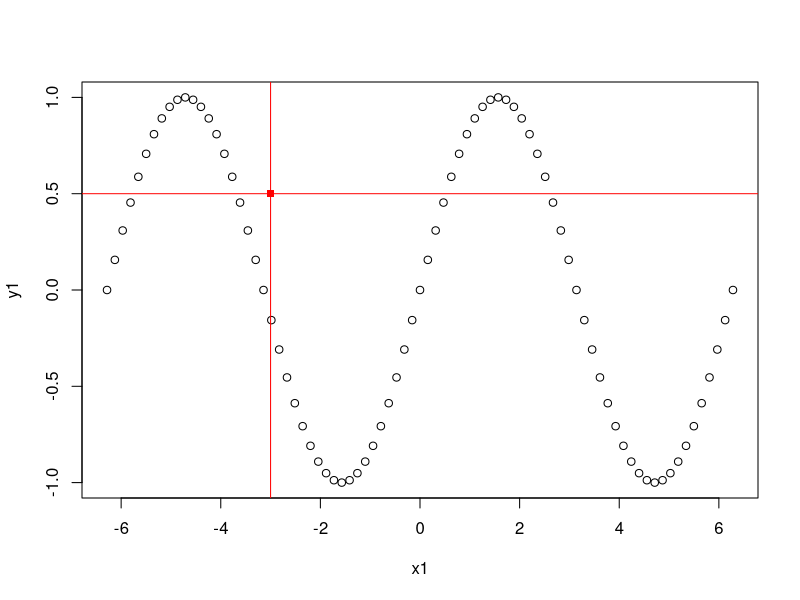
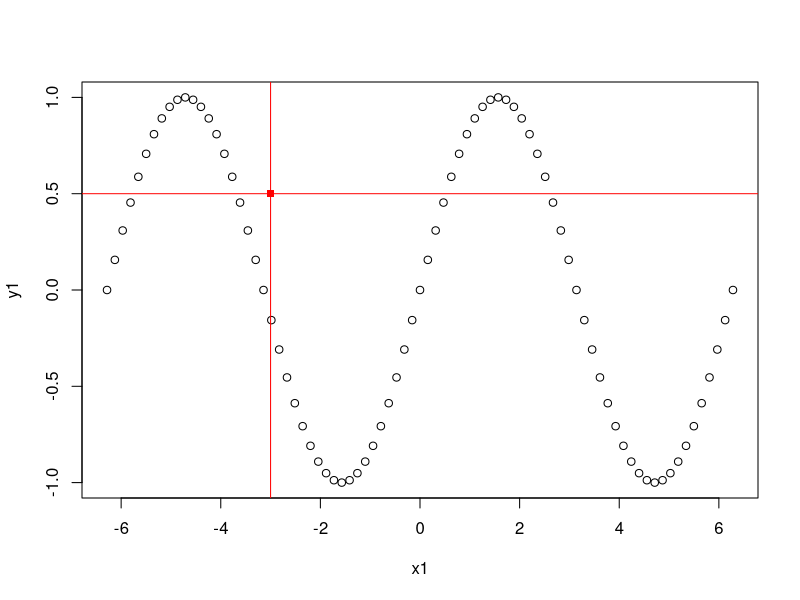
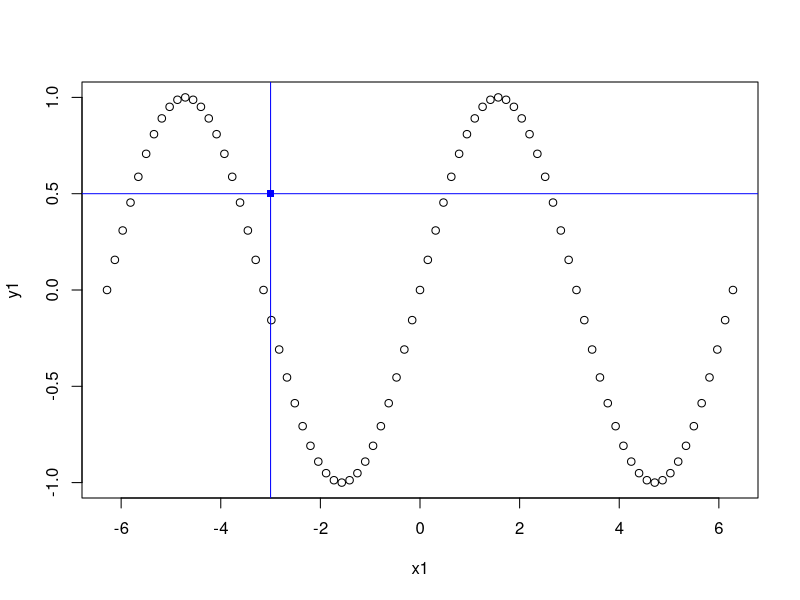
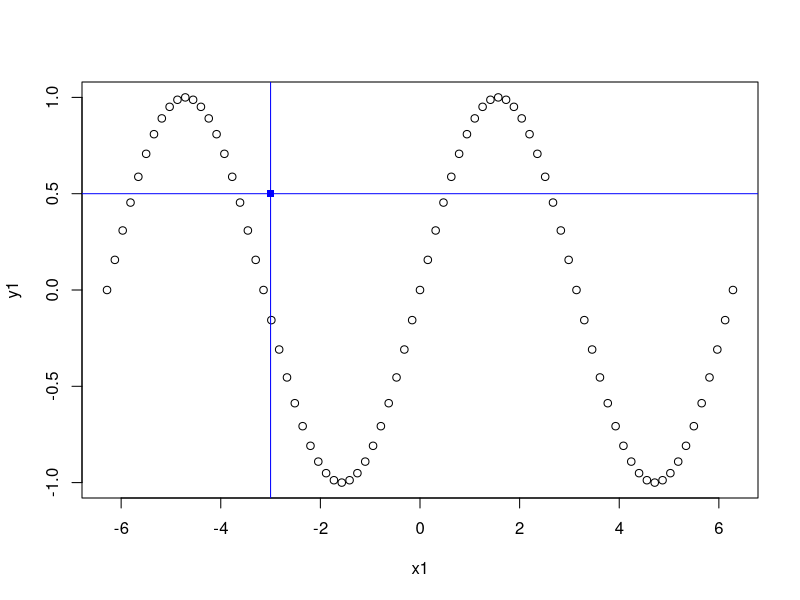
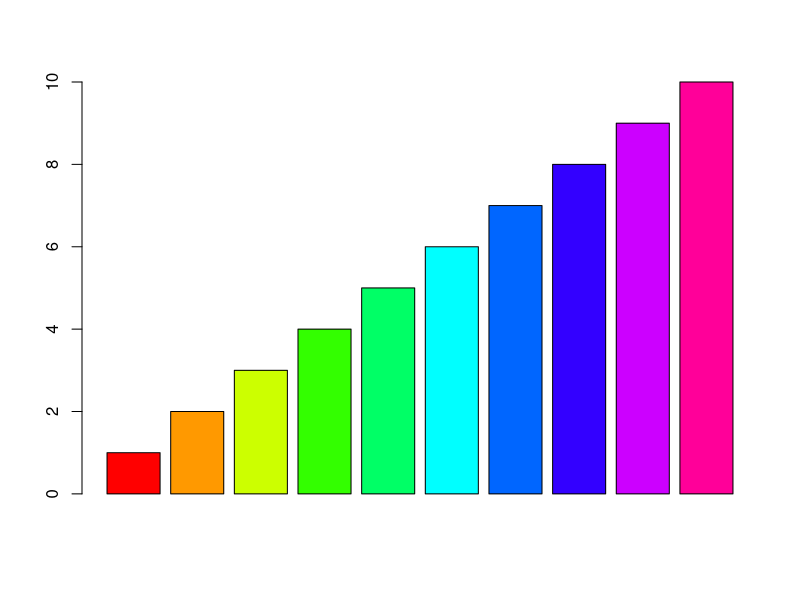

Source code (R) for these figures, in order: (Note: this script raises an error after producing the figures.)

################################################################################
#    &&&....&&&    % Learning R Course in Summer of 2022                       #
#  &&&&&&..&&&&&&  % Teacher: Bo Li, Mingwei Liu                               #
#  &&&&&&&&&&&&&&  % Date: Jul. 25th, 2022                                     #
#   &&&&&&&&&&&&   %                                                           #
#     &&&&&&&&     % Environment: R version 4.1.1;                             #
#       &&&&       % Platform: x86_64-w64-mingw32/x64 (64-bit)                 #
#        &         %                                                           #
################################################################################

################################################################################
### code chunk number 13: Discussion and Revisiting the previous contents in R.
################################################################################

### ****************************************************************************
### Step-01. About working directory in R. 

# For windows, work directory. 

pri.dir <- getwd()

setwd("D:/00-GitHub/LRC/tmp/")

### End of Step-01.
### ****************************************************************************

### ****************************************************************************
### Step-02. simple function. 

# z = f(x,y) = x^2 + y^2

computeZvalue <- function(x, y) {
  d <- x^2 + y^2
  return(d)
}

computeZvalue(1, 2)

computeZvalue <- function(x = 1, y) {
  d <- x^2 + y^2
  return(d)
}

computeZvalue(1, 2)

computeZvalue(y=2)

computeZvalue <- function(x = 1, y = 2) {
  d <- x^2 + y^2
  return(d)
}

res <- computeZvalue(5, 10)
res


addPoint <- function(x = 0, y = 0) {
  x1 <- seq(-2*pi, 2*pi, by = pi/20)
  y1 <- sin(x1)
  plot(x1, y1)
  points(x, y, pch = 15, col = "red")
  abline(h = y, col = "red")
  abline(v = x, col = "red")
}

addPoint(-3, .5)


addElements <- function(x = 0, y = 0, yz = "red") {
  x1 <- seq(-2*pi, 2*pi, by = pi/20)
  y1 <- sin(x1)
  plot(x1, y1)
  points(x, y, pch = 15, col = yz)
  abline(h = y, col = yz)
  abline(v = x, col = yz)
}

addElements(-3, .5)
addElements(-3, .5, "blue")
addElements(x = -3, y = .5, yz = "blue")

# a function which returns a barplot. 

drawBarplot <- function(x) {
  if (!is.numeric(x)) 
    stop("input x must be a numeric vector!")
  # !!!!!!!!!!!!!!!!!!!!!!!!!!!!!!!!!!!!!!!!!!!!
  barplot(x, col = rainbow(length(x)))
}

drawBarplot(x = 1:10)
drawBarplot(letters)

### End of Step-02.
### ****************************************************************************

################################################################################
### End of chunk-09.
################################################################################
